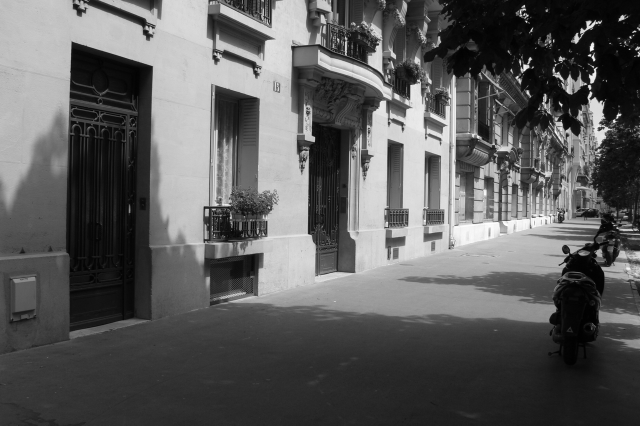
%> input picture toolbox/images/street.png, 1280 x 851 px (shown at 1/2 size)
$ octave chapter11.m   (GNU Octave 9; MATLAB toolbox functions it lacks are replaced by stand-ins)
%> lines starting %> are read from the running program, lines starting %| are printed output that depends on the picture
%[text] %[text:anchor:F4CCA683] # Robotics, Vision & Control 3e: for MATLAB
%[text] %[text:anchor:CAAB408D] # Chapter 11: Images and Image Processing
%[text:tableOfContents]{"heading":"Table of Contents"}
%[text] %[text:anchor:DD428C66] #
%[text] Copyright 2022-2023 Peter Corke, Witold Jachimczyk, Remo Pillat
%[text] %[text:anchor:C44A23DD] ## 11.1 Obtaining an Image
%[text] %[text:anchor:5AD1F85D] ### 11.1.1 Images from Files
street = imread("street.png");
%> street is the input picture: size 851x1280 uint8; min 0, max 255, mean 92.4

whos street

street(200,300)
%> ans = 42

a = uint8(100)
b = uint8(200)

a+b
a-b

a/b

streetd = im2double(street);
class(streetd)
%> ans = 'double'

imtool(street)

flowers = imread("flowers8.png");
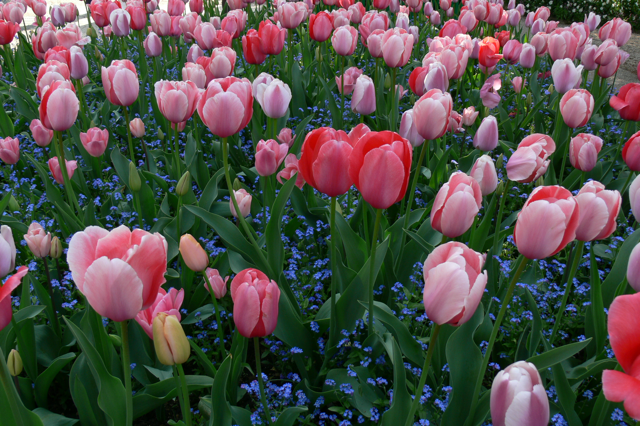
%> input picture toolbox/images/flowers8.png, 640 x 426 px
%> flowers is the input picture: size 426x640x3 uint8; mean R, G, B 83.3, 77.9, 72.1
imtool(flowers)
whos flowers

pix = flowers(276,318,:)
%> pix = [57 91 198]

size(pix)
%> ans = [1 1 3]

squeeze(pix)' % transpose for display
%> ans = [57 91 198]

imtool(flowers(:,:,1))
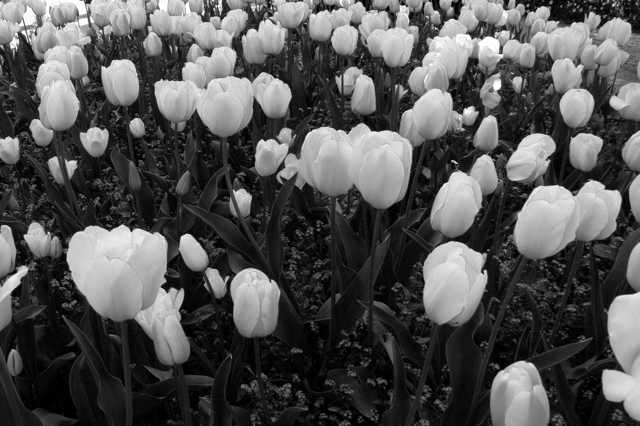
%> displayed picture: size 426x640, on the screen's scale of 0 to 255; min 0, max 255, mean 83.3

md = imfinfo("roof.jpg")

%> (the run ends here)
